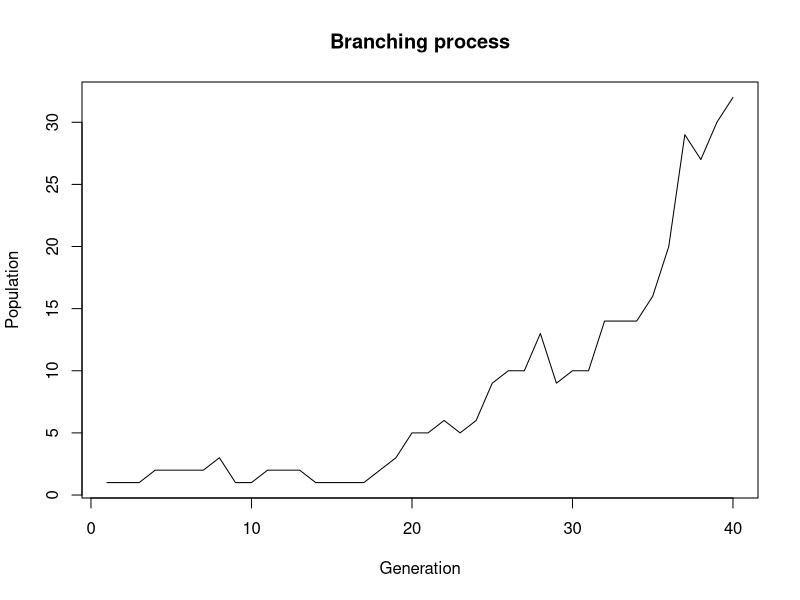

Reproduce this figure in R.
# Branching process demo
a<-c(.2,.5,.3) # probability of 0, 1, or 2 offspring

# expected value of number of offspring
mu <- sum((0:(length(a)-1))*a)

# graph sample chain -- run multiple times to observe
# extinction vs population explosion
nsteps<-40
Z<-matrix(0,nsteps,1)
Z[1]<-1
for (n in 2:nsteps) {
  ifelse(Z[n-1]>0,
     Z[n]<-sum(sample(0:(length(a)-1),Z[n-1],replace=TRUE,a)),
     Z[n]<-0)
}
plot(Z,type="l",xlab="Generation",ylab="Population",
     main="Branching process")
